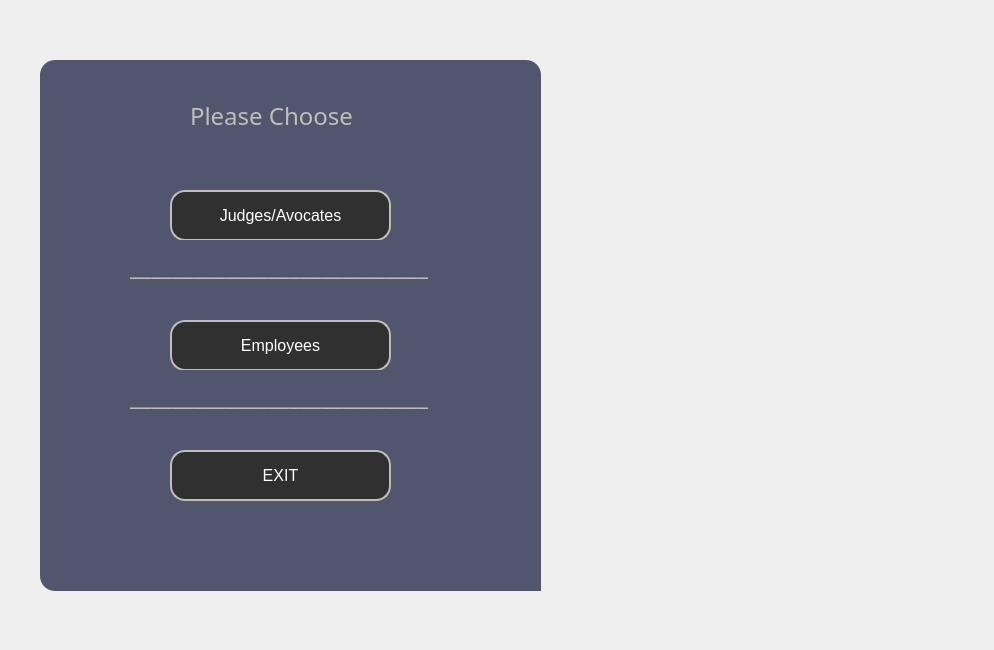
<?xml version="1.0" encoding="UTF-8"?>
<ui version="4.0">
 <class>Task</class>
 <widget class="QDialog" name="Task">
  <property name="geometry">
   <rect>
    <x>0</x>
    <y>0</y>
    <width>994</width>
    <height>650</height>
   </rect>
  </property>
  <property name="windowTitle">
   <string>Dialog</string>
  </property>
  <property name="styleSheet">
   <string notr="true">*{
	background:url(C:/Users/ALA/Desktop/2A/projet/hammerrr.jpg) ;
}</string>
  </property>
  <widget class="QFrame" name="add_employee">
   <property name="geometry">
    <rect>
     <x>40</x>
     <y>60</y>
     <width>501</width>
     <height>531</height>
    </rect>
   </property>
   <property name="styleSheet">
    <string notr="true">QFrame
{
	background:#51556e;
    border-radius:15px;
}</string>
   </property>
   <property name="frameShape">
    <enum>QFrame::StyledPanel</enum>
   </property>
   <property name="frameShadow">
    <enum>QFrame::Raised</enum>
   </property>
   <widget class="QLabel" name="label_8">
    <property name="geometry">
     <rect>
      <x>380</x>
      <y>450</y>
      <width>231</width>
      <height>171</height>
     </rect>
    </property>
    <property name="text">
     <string/>
    </property>
    <property name="pixmap">
     <pixmap>D:/QTprojet/smart court.png</pixmap>
    </property>
    <property name="scaledContents">
     <bool>true</bool>
    </property>
   </widget>
   <widget class="QPushButton" name="add_new_employee">
    <property name="geometry">
     <rect>
      <x>130</x>
      <y>390</y>
      <width>221</width>
      <height>51</height>
     </rect>
    </property>
    <property name="font">
     <font>
      <pointsize>12</pointsize>
     </font>
    </property>
    <property name="styleSheet">
     <string notr="true">*{
color:white;
border-radius: 15px;
background:#303030;
border: 2px solid #bfbeba;
}

*:hover
{
	color:#303030;
	border-radius:15px;
	background:white;
border: 2px solid #bfbeba;
}</string>
    </property>
    <property name="text">
     <string>EXIT</string>
    </property>
   </widget>
   <widget class="QPushButton" name="add_new_employee_2">
    <property name="geometry">
     <rect>
      <x>130</x>
      <y>260</y>
      <width>221</width>
      <height>51</height>
     </rect>
    </property>
    <property name="font">
     <font>
      <pointsize>12</pointsize>
     </font>
    </property>
    <property name="styleSheet">
     <string notr="true">*{
color:white;
border-radius: 15px;
background:#303030;
border: 2px solid #bfbeba;
}

*:hover
{
	color:#303030;
	border-radius:15px;
	background:white;
border: 2px solid #bfbeba;
}</string>
    </property>
    <property name="text">
     <string>Employees</string>
    </property>
   </widget>
   <widget class="QPushButton" name="add_new_employee_3">
    <property name="geometry">
     <rect>
      <x>130</x>
      <y>130</y>
      <width>221</width>
      <height>51</height>
     </rect>
    </property>
    <property name="font">
     <font>
      <pointsize>12</pointsize>
     </font>
    </property>
    <property name="styleSheet">
     <string notr="true">*{
color:white;
border-radius: 15px;
background:#303030;
border: 2px solid #bfbeba;
}

*:hover
{
	color:#303030;
	border-radius:15px;
	background:white;
border: 2px solid #bfbeba;
}</string>
    </property>
    <property name="text">
     <string>Judges/Avocates</string>
    </property>
   </widget>
   <widget class="QLabel" name="label_7">
    <property name="geometry">
     <rect>
      <x>150</x>
      <y>30</y>
      <width>181</width>
      <height>51</height>
     </rect>
    </property>
    <property name="styleSheet">
     <string notr="true">*{
    font-family:century gothic;border:none;
    font-size:24px;
	color:#bfbeba;
}

</string>
    </property>
    <property name="text">
     <string>Please Choose</string>
    </property>
   </widget>
   <widget class="QLabel" name="label_9">
    <property name="geometry">
     <rect>
      <x>90</x>
      <y>180</y>
      <width>311</width>
      <height>51</height>
     </rect>
    </property>
    <property name="styleSheet">
     <string notr="true">*{
    font-family:century gothic;border:none;
    font-size:24px;
	color:#bfbeba;
}

</string>
    </property>
    <property name="text">
     <string>____________________________</string>
    </property>
   </widget>
   <widget class="QLabel" name="label_10">
    <property name="geometry">
     <rect>
      <x>90</x>
      <y>310</y>
      <width>311</width>
      <height>51</height>
     </rect>
    </property>
    <property name="styleSheet">
     <string notr="true">*{
    font-family:century gothic;border:none;
    font-size:24px;
	color:#bfbeba;
}

</string>
    </property>
    <property name="text">
     <string>____________________________</string>
    </property>
   </widget>
  </widget>
 </widget>
 <resources/>
 <connections/>
</ui>
